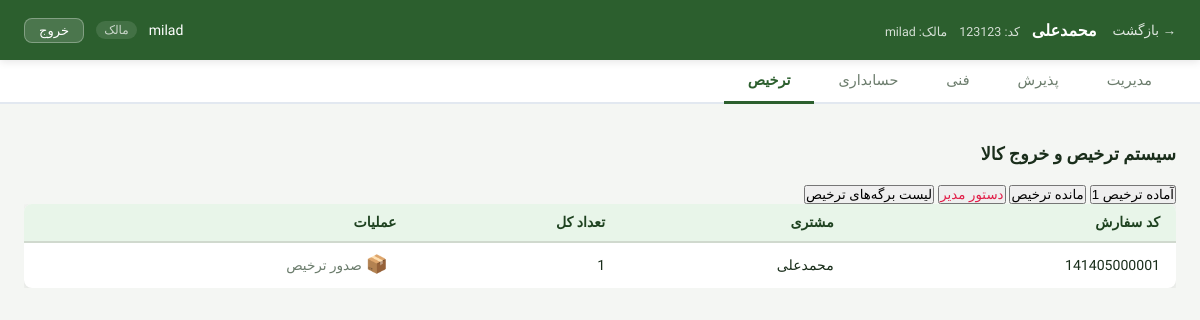
Screenshot of /workshop/14/delivery/ (signed in) with the database file from the repository.
### accounts/models.py (models this page shows, shortened)
class Workshop(models.Model):
    owner = models.ForeignKey(settings.AUTH_USER_MODEL, on_delete=models.CASCADE)
    name = models.CharField(max_length=150)
    code = models.CharField(max_length=10, unique=True, blank=True)
    is_active = models.BooleanField(default=True)
    national_code = models.CharField(max_length=30, null=True, blank=True)
    address = models.CharField(max_length=250, null=True, blank=True)
    created_at = models.DateTimeField(auto_now_add=True)

class User(AbstractUser):
    phone = models.CharField(max_length=15, blank=True)
    email = models.EmailField(unique=True)
    class Meta:
        swappable = 'AUTH_USER_MODEL'

class WorkshopMembership(models.Model):
    ROLE_CHOICES = [
        ('owner', 'مالک'),
        ('management', 'مدیریت'),
        ('technical', 'فنی'),
        ('accounting', 'حسابداری'),
        ('reception', 'پذیرش'),
        ('delivery', 'ترخیص'),
        ('operator', 'اپراتور'),
    ]
    workshop = models.ForeignKey(
        Workshop,
        on_delete=models.CASCADE,
        related_name='memberships'
    )
    user = models.ForeignKey(
        'accounts.User',
        on_delete=models.CASCADE,
        related_name='workshop_memberships'
    )
    role = models.CharField(max_length=30, choices=ROLE_CHOICES, default='management')
    is_active = models.BooleanField(default=True)
    joined_at = models.DateTimeField(auto_now_add=True)
    class Meta:
        unique_together = ('workshop', 'user')

### orders/models.py (models this page shows, shortened)
class Order(models.Model):
    STATUS_CHOICES = [
        ('reception', 'پذیرش'),
        ('technical', 'فنی'),
        ('accounting', 'حسابداری'),
        ('management', 'مدیریت'),
        ('payment', 'پرداخت'),
        ('done', 'تکمیل'),
        ('release', 'ترخیص')
    ]
    workshop = models.ForeignKey('accounts.Workshop', on_delete=models.CASCADE)
    customer = models.ForeignKey(Customer, on_delete=models.PROTECT, related_name='orders')
    created_by = models.ForeignKey('accounts.User', on_delete=models.SET_NULL, null=True)
    status = models.CharField(max_length=20, choices=STATUS_CHOICES, default='reception')
    description = models.TextField(blank=True)
    created_at = models.DateTimeField(auto_now_add=True)
    updated_at = models.DateTimeField(auto_now=True)
    delivered_at = models.DateTimeField(null=True, blank=True)
    is_archived = models.BooleanField(default=False)
    is_stopped = models.BooleanField(default=False)
    code = models.CharField(
        max_length=30,
        unique=True,
        editable=False,
        db_index=True,
        verbose_name='کد سفارش'
    )
    count_request = models.PositiveSmallIntegerField(default=1)
    manager_release_allowed = models.BooleanField(default=False, verbose_name="مجوز ترخیص مدیر")
    manager_release_count = models.PositiveSmallIntegerField(default=0, verbose_name="تعداد مجاز ترخیص مدیر")
    @property
    def total_released_count(self):
        return self.releases.aggregate(total=models.Sum('count'))['total'] or 0
    @property
    def remaining_release_count(self):
        return max(0, self.count_request - self.total_released_count)
    def __str__(self):
        return f"{self.code} - {self.customer.name}"

class Customer(models.Model):
    workshop = models.ForeignKey('accounts.Workshop', on_delete=models.CASCADE)
    name = models.CharField(max_length=200)
    customer_workshop_name = models.CharField(max_length=200, default="None")
    phone = models.CharField(max_length=20, blank=True)
    is_legal = models.BooleanField(default=False)  # حقوقی یا حقیقی
    created_at = models.DateTimeField(auto_now_add=True)
    @property
    def total_debt(self):
        from django.db.models import Sum
        from billing.models import Invoice
        result = Invoice.objects.filter(
            order__customer=self,
            status__in=['unpaid', 'partial']
        ).aggregate(total=Sum('final_amount'))['total'] or Decimal('0')
        paid = Invoice.objects.filter(
            order__customer=self,
            status__in=['unpaid', 'partial']
        ).aggregate(
            total_paid=Sum('payments__amount',
                           filter=models.Q(
                               payments__method__in=['cash', 'transfer']
                           ) | models.Q(
                               payments__method='check',
                               payments__check_status__in=['pending', 'cleared']
                           )
                           )
        )['total_paid'] or Decimal('0')
        return result - paid

### orders/views.py (the view)
# urls.py: path('workshop/<int:workshop_id>/delivery/', views.delivery_tab, name='tab_delivery'),
@login_required
def delivery_tab(request, workshop_id):
    workshop, membership, allowed_tabs = _get_workshop_and_membership(request, workshop_id, 'delivery')
    release_list = OrderRelease.objects.filter(order__workshop=workshop).select_related('order', 'order__customer')
    customer_id = request.GET.get('customer')
    order_code = request.GET.get('order_code')
    rel_num = request.GET.get('rel_num')
    if customer_id: release_list = release_list.filter(order__customer_id=customer_id)
    if order_code: release_list = release_list.filter(order__code__icontains=order_code)
    if rel_num: release_list = release_list.filter(release_number__icontains=rel_num)
    all_orders = Order.objects.filter(workshop=workshop, status='release')
    print(all_orders)
    ready_orders = []  # بدون بدهی، بدون ترخیص قبلی
    partial_orders = []  # بدون بدهی، دارای مانده
    manager_orders = []  # بدهکار ولی دارای تاییدیه manager_release_allowed
    for o in all_orders:
        debt = o.customer.total_debt
        released = o.total_released_count
        if debt > 0:
            if o.manager_release_allowed and o.manager_release_count > 0:
                manager_orders.append(o)
        else:
            if released == 0:
                ready_orders.append(o)
            elif o.remaining_release_count > 0:
                partial_orders.append(o)
    context = _base_context(workshop, membership, allowed_tabs, 'delivery')
    print(manager_orders)
    print(ready_orders)
    print(partial_orders)
    context.update({
        'ready_orders': ready_orders,
        'partial_orders': partial_orders,
        'manager_orders': manager_orders,
        'releases': release_list,
        'customers': Customer.objects.filter(workshop=workshop)
    })
    return render(request, 'orders/delivery_tab.html', context)

### orders/views.py (called while the page is built)
def _get_workshop_and_membership(request, workshop_id, required_tab):
    workshop = get_object_or_404(Workshop, pk=workshop_id)
    membership = get_object_or_404(
        WorkshopMembership,
        workshop=workshop,
        user=request.user,
        is_active=True
    )
    allowed_tabs = ROLE_TAB_ACCESS.get(membership.role, [])
    if required_tab not in allowed_tabs:
        raise Http404("دسترسی به این تب مجاز نیست")
    return workshop, membership, allowed_tabs

def _base_context(workshop, membership, allowed_tabs, active_tab):
    return {
        'workshop': workshop,
        'membership': membership,
        'allowed_tabs': allowed_tabs,
        'active_tab': active_tab,
    }

### templates/orders/delivery_tab.html (shortened to what this page needs)
{% extends "orders/_dashboard_base.html" %}
{% load static %}
{% block tab_content %}
    <div class="tab-panel">
        <div class="panel-header"><h2>سیستم ترخیص و خروج کالا</h2></div>
        <div class="acc-tab-nav">
            <button class="acc-tab-btn active" data-tab="ready">
                آماده ترخیص
                {% if ready_orders %}<span class="acc-badge">{{ ready_orders|length }}</span>{% endif %}
            </button>
            <button class="acc-tab-btn" data-tab="partial">
                مانده ترخیص
            </button>
            <button class="acc-tab-btn" data-tab="manager" style="color:#e11d48;">
                دستور مدیر
            </button>
            <button class="acc-tab-btn" data-tab="list">
                لیست برگه‌های ترخیص
            </button>
        </div>
        <div id="acc-tab-ready" class="acc-tab-pane">
            <div class="orders-table-wrap">
                {% if ready_orders %}
                    <table class="orders-table">
                        <thead>
                        <tr>
                            <th>کد سفارش</th>
                            <th>مشتری</th>
                            <th>تعداد کل</th>
                            <th>عملیات</th>
                        </tr>
                        </thead>
                        <tbody>
                        {% for order in ready_orders %}
                            <tr>
                                <td>{{ order.code }}</td>
                                <td>{{ order.customer.name }}</td>
                                <td>{{ order.count_request }}</td>
                                <td>
                                    <button class="btn-icon btn-proforma"
                                            onclick="openReleaseModal('{{ order.id }}', {{ order.remaining_release_count }}, false)">
                                        <span class="btn-icon__symbol">📦</span>
                                        <span class="btn-icon__label">صدور ترخیص</span>
                                    </button>
                                </td>
                            </tr>
                        {% endfor %}
                        </tbody>
                    </table>
                {% else %}
                    <p class="empty-state">سفارشی برای ترخیص اولیه وجود ندارد.</p>
                {% endif %}
            </div>
        </div>
    </div>
{% endblock %}

### templates/orders/_dashboard_base.html (shortened to what this page needs)
{% load static %}
<!DOCTYPE html>
<html lang="fa" dir="rtl">
<head>
    <link rel="stylesheet" href="{% static 'orders/css/dashboard.css' %}">
</head>
<body>
<header class="site-header">
    <div class="header-inner">
        <div class="header-right">
            <a href="{% url 'accounts:dashboard' %}" class="btn-back" id="btn-back">&#8594; بازگشت</a>
            <div class="workshop-info">
                <span class="workshop-name">{{ workshop.name }}</span>
                {% if workshop.national_code %}
                    <span class="workshop-meta">کد: {{ workshop.national_code }}</span>
                {% endif %}
                <span class="workshop-meta">مالک: {{ workshop.owner.get_full_name|default:workshop.owner.username }}</span>
            </div>
        </div>
        <div class="header-left">
            <span class="user-name">{{ request.user.get_full_name|default:request.user.username }}</span>
            <span class="user-role">{{ membership.get_role_display }}</span>
            <a href="{% url 'accounts:logout' %}" class="btn-logout">خروج</a>
        </div>
    </div>
</header>
<nav class="tab-nav">
    <div class="tab-nav-inner">
        {% if 'reception' in allowed_tabs %}
            <a href="{% url 'orders:management' workshop.id %}"
               class="tab-link {% if active_tab == 'management' %}active{% endif %}">مدیریت</a>
        {% endif %}
        {% if 'reception' in allowed_tabs %}
            <a href="{% url 'orders:tab_reception' workshop.id %}"
               class="tab-link {% if active_tab == 'reception' %}active{% endif %}">پذیرش</a>
        {% endif %}
        {% if 'technical' in allowed_tabs %}
            <a href="{% url 'orders:tab_technical' workshop.id %}"
               class="tab-link {% if active_tab == 'technical' %}active{% endif %}">فنی</a>
        {% endif %}
        {% if 'accounting' in allowed_tabs %}
            <a href="{% url 'orders:tab_accounting' workshop.id %}"
               class="tab-link {% if active_tab == 'accounting' %}active{% endif %}">حسابداری</a>
        {% endif %}
        {% if 'delivery' in allowed_tabs %}
            <a href="{% url 'orders:tab_delivery' workshop.id %}"
               class="tab-link {% if active_tab == 'delivery' %}active{% endif %}">ترخیص</a>
        {% endif %}
    </div>
</nav>
<main class="main-content">
    {% block tab_content %}{% endblock %}
</main>
</body>
</html>

### static/orders/css/dashboard.css (style rules this page uses)
*, *::before, *::after { box-sizing: border-box; margin: 0; padding: 0; }
:root { --primary: #2c5f2e; --primary-dk: #1e4220; --primary-lt: #e8f5e9; --accent: #f57c00; --bg: #f4f6f3; --surface: #ffffff; --border: #d0d9ce; --text: #1a2e1b; --text-muted: #6b7c6c; --danger: #c62828; --radius: 8px; --shadow: 0 2px 8px rgba(0, 0, 0, .10); }
body { font-family: 'Vazirmatn', sans-serif; background: var(--bg); color: var(--text); min-height: 100vh; direction: rtl; }
.site-header { background: var(--primary); color: #fff; padding: 0 1.5rem; height: 60px; display: flex; align-items: center; box-shadow: var(--shadow); position: sticky; top: 0; z-index: 100; }
.header-inner { width: 100%; display: flex; justify-content: space-between; align-items: center; gap: 1rem; }
.header-right { display: flex; align-items: center; gap: 1rem; }
.header-left { display: flex; align-items: center; gap: .75rem; }
.btn-back { color: #fff; text-decoration: none; font-size: .85rem; opacity: .85; white-space: nowrap; }
.workshop-name { font-weight: 700; font-size: 1rem; }
.workshop-meta { font-size: .78rem; opacity: .8; margin-right: .5rem; }
.user-name { font-size: .88rem; font-weight: 500; }
.user-role { font-size: .75rem; opacity: .75; background: rgba(255, 255, 255, .15); padding: 2px 8px; border-radius: 20px; }
.btn-logout { background: rgba(255, 255, 255, .15); color: #fff; border: 1px solid rgba(255, 255, 255, .3); padding: 4px 14px; border-radius: var(--radius); text-decoration: none; font-size: .82rem; transition: background .2s; }
.tab-nav { background: var(--surface); border-bottom: 2px solid var(--border); padding: 0 1.5rem; }
.tab-nav-inner { display: flex; gap: 0; }
.tab-link { display: inline-block; padding: .75rem 1.5rem; text-decoration: none; color: var(--text-muted); font-size: .9rem; border-bottom: 3px solid transparent; margin-bottom: -2px; transition: color .2s, border-color .2s; white-space: nowrap; }
.tab-link.active { color: var(--primary); border-bottom-color: var(--primary); font-weight: 600; }
.main-content { padding: 1.5rem; max-width: 1200px; margin: 0 auto; }
.panel-header { display: flex; justify-content: space-between; align-items: center; margin-bottom: 1.25rem; }
.panel-header h2 { font-size: 1.1rem; font-weight: 600; }
.orders-table-wrap { overflow-x: auto; }
.orders-table { width: 100%; border-collapse: collapse; background: var(--surface); border-radius: var(--radius); overflow: hidden; box-shadow: var(--shadow); font-size: .88rem; }
.orders-table th { background: var(--primary-lt); color: var(--primary-dk); padding: .65rem 1rem; text-align: right; font-weight: 600; border-bottom: 2px solid var(--border); }
.orders-table td { padding: .6rem 1rem; border-bottom: 1px solid var(--border); vertical-align: middle; }
.orders-table tr:last-child td { border-bottom: none; }
.btn-icon { background: none; border: none; cursor: pointer; padding: 0.25rem 0.4rem; margin: 0 0.15rem; display: inline-flex; align-items: center; gap: 4px; font-family: 'Vazirmatn', sans-serif; transition: transform 0.15s; }
.btn-icon__symbol { font-size: 1.1rem; line-height: 1; }
.btn-icon__label { font-size: 0.85rem; color: var(--text-muted); }
.tab-nav { display: flex; gap: 4px; border-bottom: 2px solid var(--border-color, #e2e8f0); margin-bottom: 16px; }

### rows the page displays
Workshop: name "محمدعلی", national_code "123123", owner.get_full_name "milad"
User: user.get_full_name "milad"
WorkshopMembership: role "مالک"
Order: code "141405000001", customer.name "محمدعلی", count_request "1"

### other values shown
{{ ready_orders|length }} "1"
